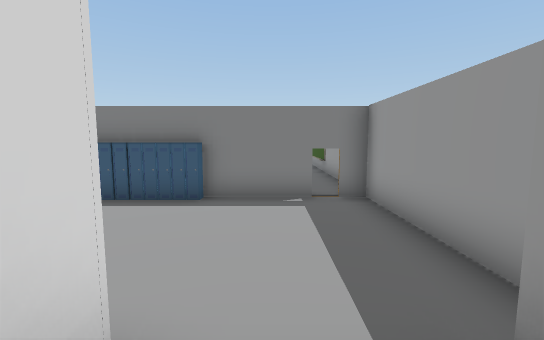
[1] (above)

24 first-person views from a walk through a 3-D level made in the Unity game engine. The camera is 1.2 m above the floor, tilts 6° down and sees 90° across. Doors are open. The floor is counted in squares, 2 m on a side. Each view is taken from the middle of a square. On the plan, view 1 faces up. The plan holds only what a view shows up to about 9 squares ahead; the rest is blank. The place goes on beyond the plan.

[2]
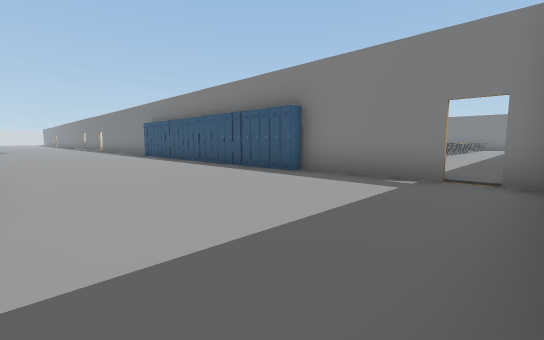

[3]
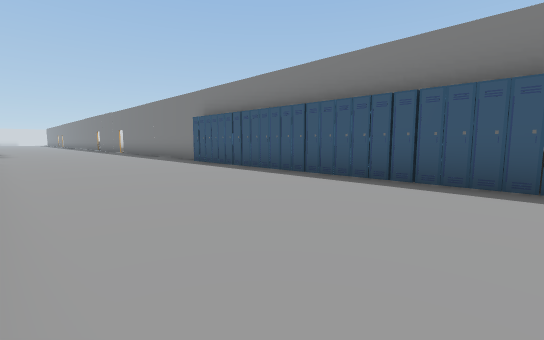

[4]
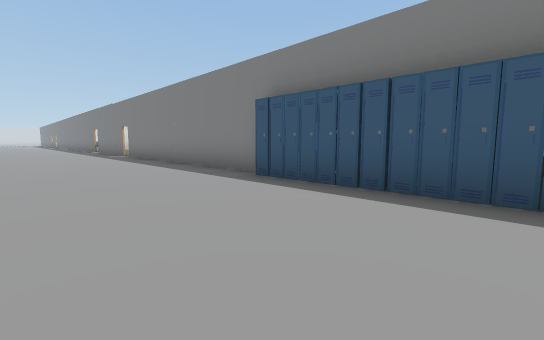

[5]
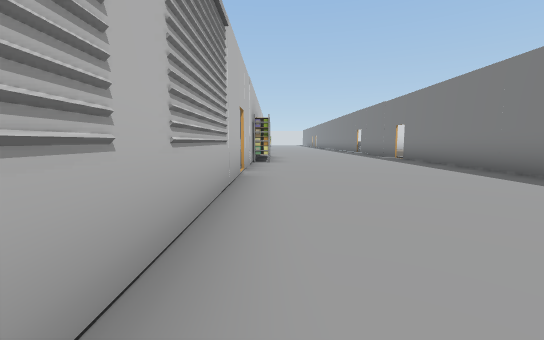

[6]
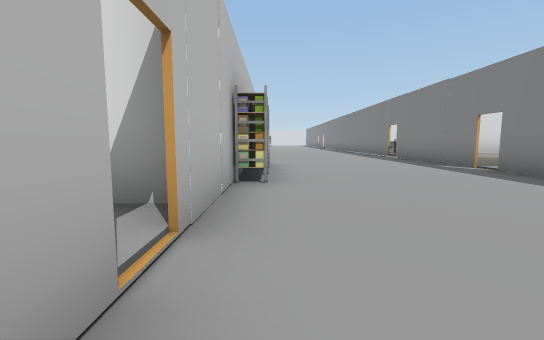

[7]
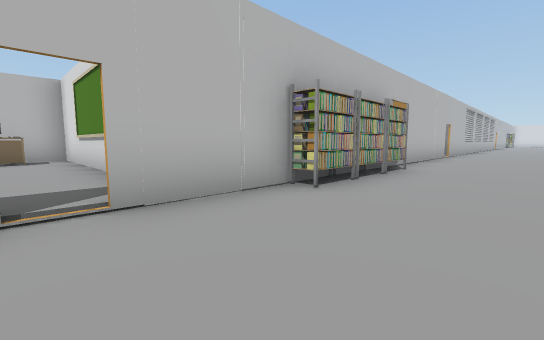

[8]
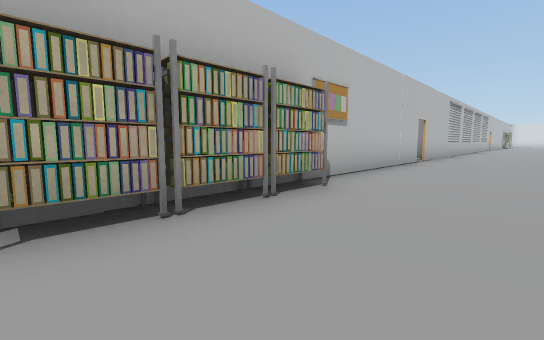

[9]
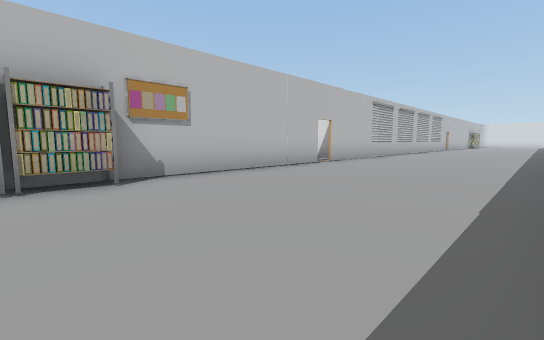

[10]
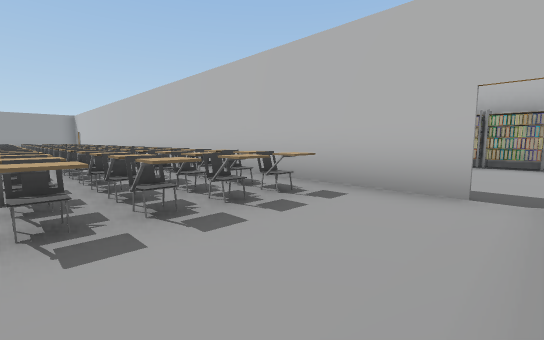

[11]
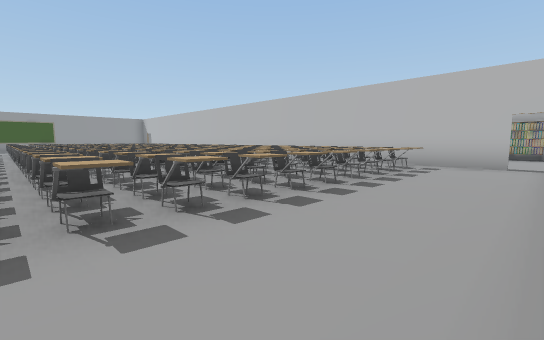

[12]
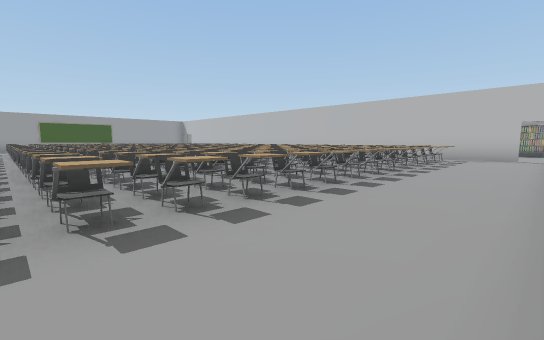

[13]
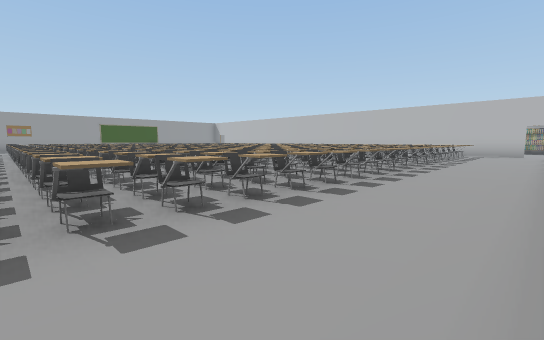

[14]
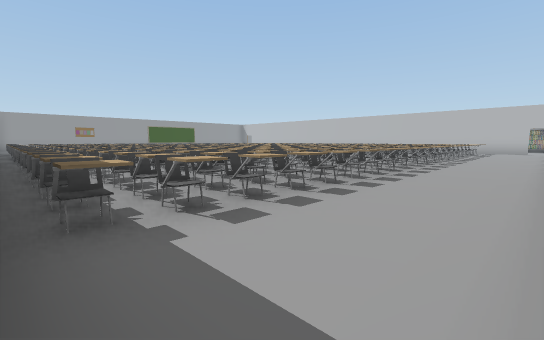

[15]
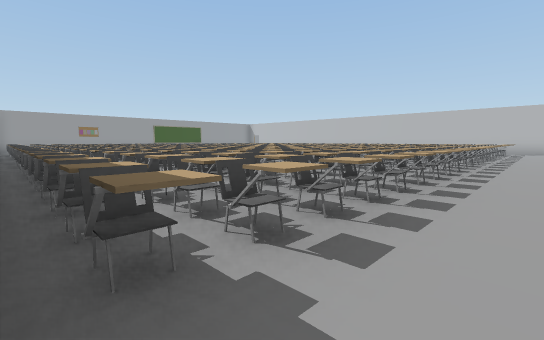

[16]
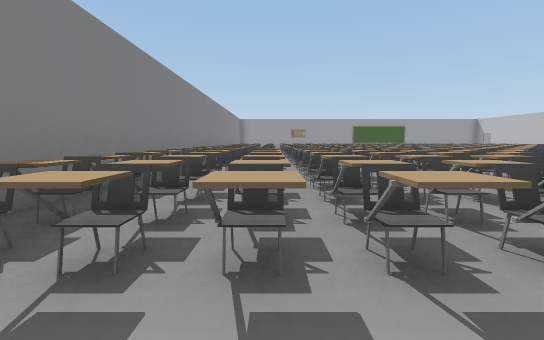

[17]
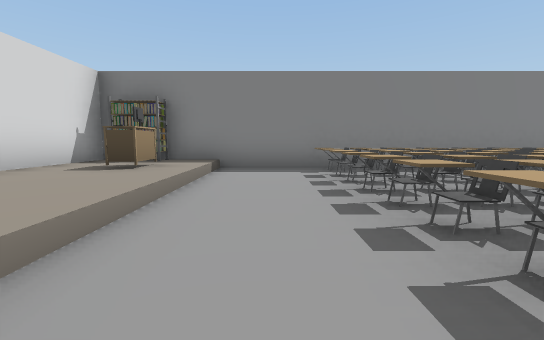

[18]
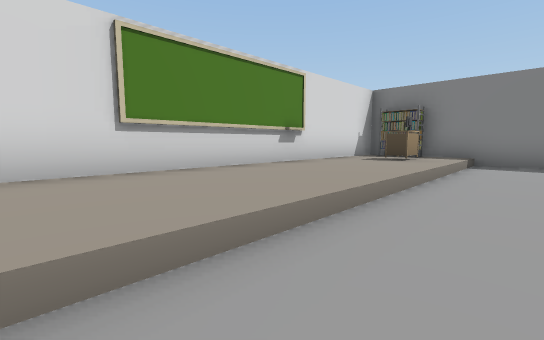

[19]
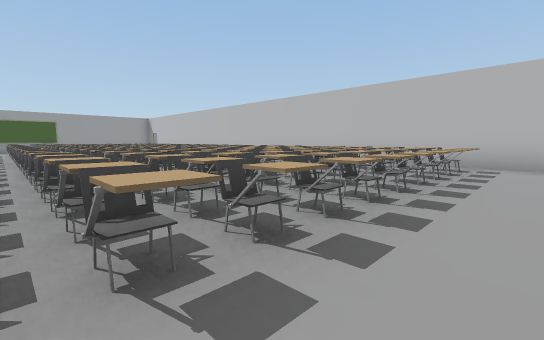

[20]
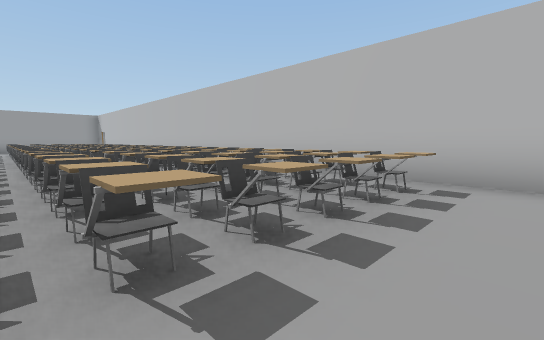

[21]
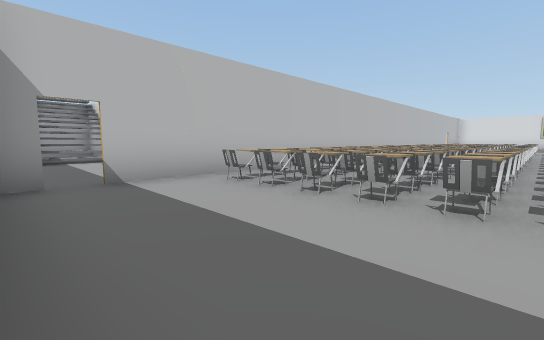

[22]
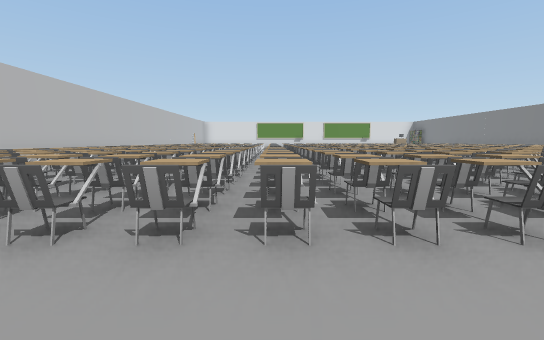

[23]
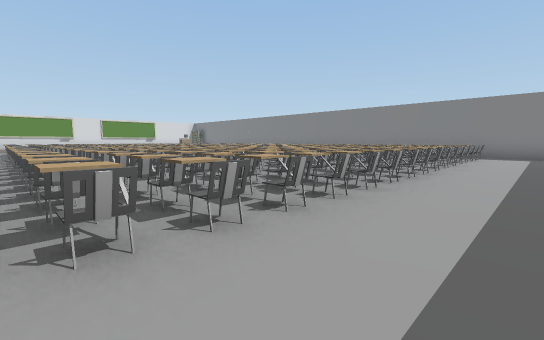

[24]
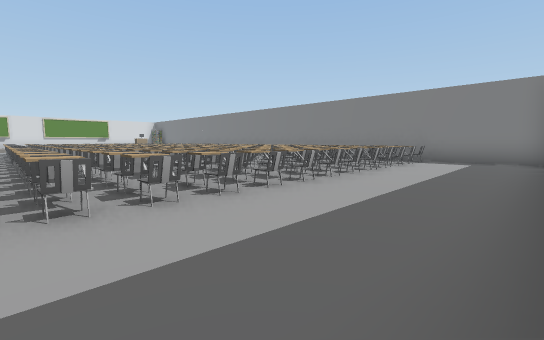

### Floor plan
Key: @ floor where view 1 was taken; # wall or solid block; . main floor; : floor 0.25 m higher than the main floor; + floor 0.5 m higher than the main floor; / step, stairs or slope; D open door; = window, fence, low wall or low ledge; L locker; R rack; T table; C chair; O other object.
Columns run from 29 left of view 1 to 3 right of it. Each row starts with its distance up from view 1.
 24           ############     #####
 23         #R+/............    ....
 22         #+T/.CCCCOOOOOOO   OO...
 21         #++/.CCCOOOOOO     OO...
 20         #++/.CCCCOOOO..  .OOO...
 19         #++/.CCCOOOOOOO  OOOC...
 18         #++/.CCCOOOOOOO OOOCC...
 17         #++/.CCOOOOO..O.OOOOC...
 16         #++/.CCCOOOOOOOOOOOCC...
 15         #++/.CCOOOOOOOOOOOCCC...
 14            /.CCOOOOOO.OOOOCCC...
 13            /.CCCCOOOOOOOOOCCC..
 12            /.CCCOOOOOOOOOOCCC..
 11            /.CCOOOOOOOOOOCCCC...
 10            /.CCCCOOOOOOOOOCCC...
  9         #  /.CCCOOOOOOOOOOCCC...
  8         #++/.CCOOOOOO OOOOOOC...
  7         ###D##########OO######DD#
  6 ...................LLLLLLLLL....#
  5 ................................#
  4  ...............................#
  3   ..............................#
  2    .......RRRR..................#
  1    #D         #DD           #/=
  0                #:            @
 -1                #:
 -2                #:
 -3                #:
 -4                #
 -5                #T

Where each view was taken, in squares from view 1:
view 1: 0 up, 0 right, facing up
view 2: 2 up, 2 right, facing up-left
view 3: 2 up, 2 left, facing up-left
view 4: 3 up, 6 left, facing up-left
view 5: 2 up, 8 left, facing left
view 6: 2 up, 12 left, facing left
view 7: 4 up, 13 left, facing down-left
view 8: 4 up, 16 left, facing down-left
view 9: 6 up, 18 left, facing down-left
view 10: 10 up, 18 left, facing down-right
view 11: 14 up, 18 left, facing down-right
view 12: 17 up, 18 left, facing down-right
view 13: 20 up, 18 left, facing down-right
view 14: 23 up, 18 left, facing down-right
view 15: 23 up, 17 left, facing down-right
view 16: 21 up, 17 left, facing right
view 17: 17 up, 17 left, facing up
view 18: 15 up, 17 left, facing up-left
view 19: 14 up, 17 left, facing down-right
view 20: 11 up, 17 left, facing down-right
view 21: 11 up, 2 right, facing down-left
view 22: 12 up, 1 right, facing left
view 23: 11 up, 1 right, facing up-left
view 24: 14 up, 2 right, facing up-left
